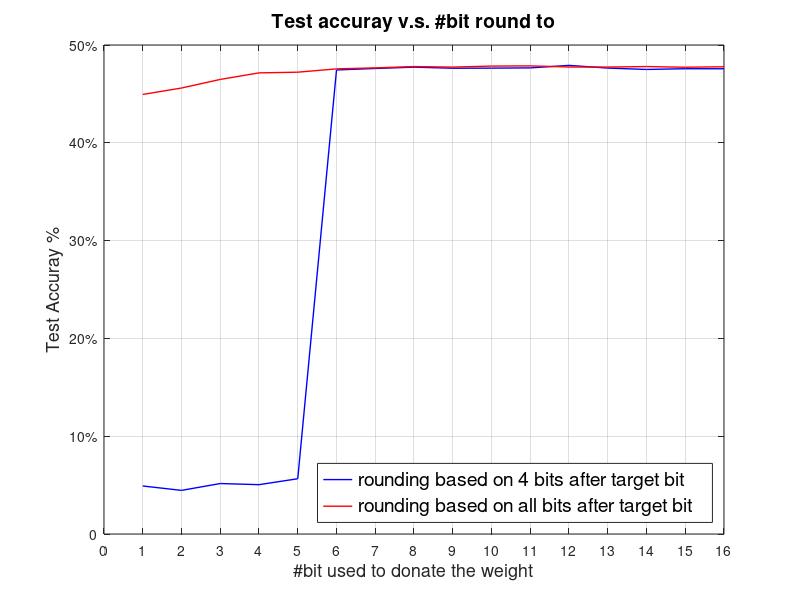

The MATLAB source for this figure:
hold off;
bits=[1:1:16];%unit:ns

accuracy4bits=[0.0982	0.0892	0.1032	0.1009	0.1130	0.9490	0.9520	0.9547	0.9525	0.9527	0.9532	0.9583	0.9528	0.9500	0.9515	0.9514
];

accuracyallbits=[0.8989	0.9120	0.9296	0.9430	0.9444	0.9512	0.9532	0.9559	0.9548	0.9569	0.9573	0.9550	0.9549	0.9559	0.9545	0.9555
];


L1=plot(bits, accuracy4bits);
hold on;
L2=plot(bits, accuracyallbits);

set(L1,'color','b','LineStyle','-','MarkerFaceColor','b','LineWidth',1);
set(L2,'color','r','LineStyle','-','MarkerFaceColor','r','LineWidth',1);

axis([0,16,0,1]);
set(gca,'xtick',[0:1:16]);
%set(gca,'ytick',[0:5:120]);
xlabel('#bit used to donate the weight','Fontsize',13);
set(gca,'yticklabel',{'0','10%', '20%', '30%', '40%' ,'50%','60%', '70%', '80%', '90%' ,'100%'});
%ylabel('output spiking period (ns)','Fontsize',13);
ylabel('Test Accuray %','Fontsize',13);
lgd=legend('rounding based on 4 bits after target bit','rounding based on all bits after target bit');
set(lgd,'Fontsize',14,'location','southeast');
title('Test accuray v.s. #bit round to','fontsize',14);
grid on;